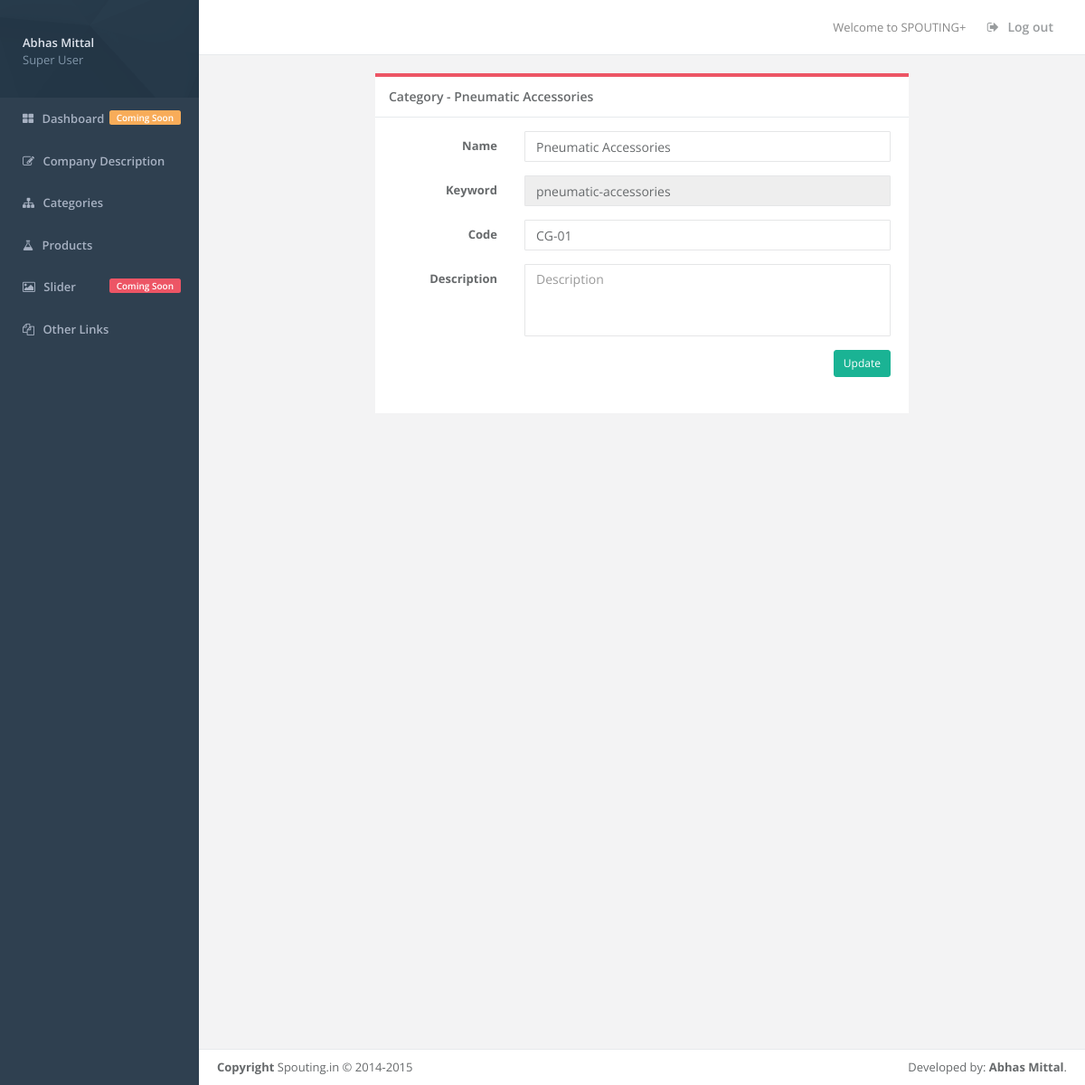
The page /categories/edit.php?id=1 (signed in) on the database its author committed.
### tables this page shows
CREATE TABLE IF NOT EXISTS `category` (
  `id` int(11) NOT NULL AUTO_INCREMENT,
  `name` varchar(255) NOT NULL,
  `code` varchar(10) NOT NULL,
  `keyword` varchar(255) NOT NULL,
  `description` text NOT NULL,
  `products` int(11) NOT NULL,
  PRIMARY KEY (`id`),
  UNIQUE KEY `code` (`code`)
);

### categories/edit.php (the view, shortened to what this page needs)
<?php
require_once('../partials/header.php');
$category = false;
if(isset($_GET['id'])){
    $query = mysql_query("SELECT * FROM category WHERE id='$_GET[id]'");
    $category = mysql_fetch_assoc($query);
}
?>
<div class="col-lg-8 col-lg-offset-2 m-b">
    <div class="ibox float-e-margins">
        <div class="ibox-title">
            <?php
            if ($category) {
                echo "<h5>Category - ".$category['name']."</h5>";
            } else{
                echo "<h5>Create New Category</h5>";
            }
            ?>
        </div>
        <div class="ibox-content">
        <?php
        if ($category) {
            echo '<form class="form-horizontal" action="edit.php?id='.$category['id'].'" method="POST">';
        } else{
            echo '<form class="form-horizontal" action="edit.php" method="POST">';
        }
        ?>
            <form class="form-horizontal" action="edit.php?id=<?php echo $category['id']; ?>" method="POST">
                <div class="form-group">
                	<label class="col-lg-3 control-label">Name</label>
                    <div class="col-lg-9">
                    	<input type="text" placeholder="Category Name" name="name" value="<?php echo $category['name']; ?>" class="form-control">
                    </div>
                </div>
                <div class="form-group">
                	<label class="col-lg-3 control-label">Keyword</label>
                    <div class="col-lg-9">
                    	<input type="text" placeholder="Keyword" name="keyword" value="<?php echo $category['keyword']; ?>" class="form-control" <?php if($category){echo 'disabled';} ?>>
                    </div>
                </div>
                <div class="form-group">
                	<label class="col-lg-3 control-label">Code</label>
                    <div class="col-lg-9">
                    	<input type="text" placeholder="Code" name="code" value="<?php echo $category['code']; ?>" class="form-control">
                    </div>
                </div>
                <div class="form-group">
                	<label class="col-lg-3 control-label">Description</label>
                    <div class="col-lg-9">
                    	<textarea placeholder="Description" name="description" class="form-control"><?php echo $category['description']; ?></textarea>
                    </div>
                </div>
                <div class="form-group">
                    <div class="col-lg-offset-2 col-lg-10">
                    <?php
                    if ($category) {
                        echo '<input type="submit" name="update" value="Update" class="btn btn-sm btn-primary pull-right" />';
                    } else{
                        echo '<input type="submit" name="add" value="Add" class="btn btn-sm btn-primary pull-right" />';
                    }
                    ?>
                    </div>
                </div>
            </form>
        </div>
    </div>
</div>
<?php
require_once('../partials/footer.php');
?>

### static/main.css (style rules this page uses)
html, body, #wrapper, #page-wrapper { height: 100%; }
.ibox-title { border-color: #ed5565; }
textarea { resize: none; }
textarea.form-control { height: 80px; }

### rows shown on the page
category: name "Pneumatic Accessories", keyword "pneumatic-accessories", code "CG-01"

### other values the page prints
$user['name'] "Abhas Mittal"
$user['role'] "Super User"
